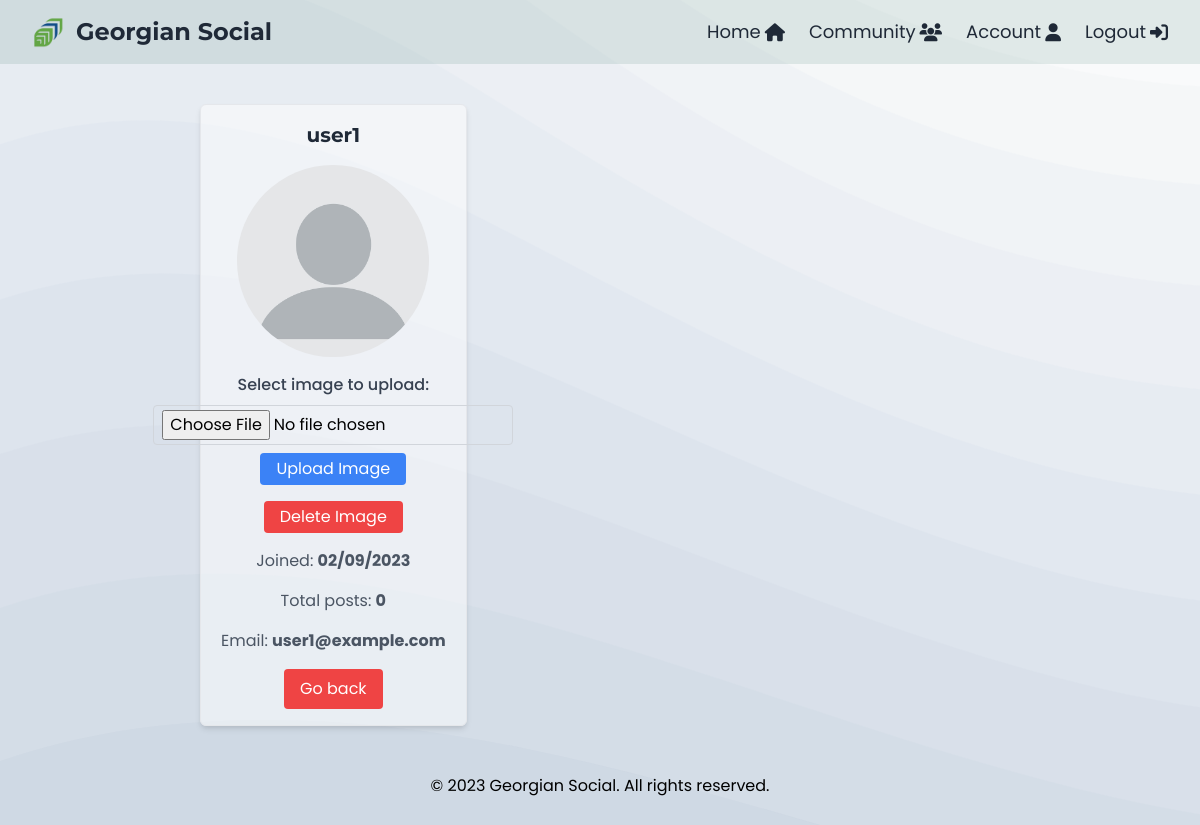
/profile.php?username=user1, run on the app's committed database.
### tables this page shows
CREATE TABLE Users (
    UserID INT AUTO_INCREMENT PRIMARY KEY,
    Username VARCHAR(50) NOT NULL UNIQUE,
    PasswordHash VARCHAR(256) NOT NULL, 
    Email VARCHAR(100) NOT NULL UNIQUE,
    PostAmount INT DEFAULT 0,
    AccountCreationDate TIMESTAMP DEFAULT CURRENT_TIMESTAMP,
    Image VARCHAR(255) DEFAULT  './storage/default.jpg'
);

### database.php (called while the page is built, shortened)
<?php
class Database
{
    private $connection;
    public function connect_db()
    {
        $this->connection = mysqli_connect('empty', 'empty', 'empty', 'empty');
    }
    public function executeStatement($sql, $data = [])
    {
        $statement = $this->connection->prepare($sql);
        if ($data) {
            $statement->bind_param(str_repeat('s', count($data)), ...$data);
        }
        $statement->execute();
        return $statement;
    }
}
$database = new Database();

### profile.php (the view, shortened to what this page needs)
<?php
include("database.php");
$username = $_GET['username'];
$sql = "SELECT UserID, Username, Email, PostAmount, DATE_FORMAT(AccountCreationDate, '%d/%m/%Y') as AccountCreationDate FROM Users WHERE Username = ?";
$statement = $database->executeStatement($sql, [$username]);
$result = $statement->get_result();
if ($resultRow = $result->fetch_assoc()) {
    $user = $resultRow;
} else {
    echo "<p>User not found.</p>";
    exit();
}
$sql = "SELECT Image FROM Users WHERE UserID = ?";
$statement = $database->executeStatement($sql, [$user['UserID']]);
$result = $statement->get_result();
if ($imageRow = $result->fetch_assoc()) {
    $userImage = $imageRow['Image'];
} else {
    $userImage = './storage/default.jpg';
}
?>
<!DOCTYPE html>
<html lang="en">
<head>
    <link rel="stylesheet" href="./css/style.css">
    <link href="https://cdn.jsdelivr.net/npm/tailwindcss@2.2.16/dist/tailwind.min.css" rel="stylesheet">
    <link rel="stylesheet" href="https://cdnjs.cloudflare.com/ajax/libs/font-awesome/6.4.0/css/all.min.css" />
</head>
<body class="bg2 flex flex-col min-h-screen">
    <?php
    include 'components/navigation2.php';
    ?>
    <main class="flex-grow flex w-11/12 md:w-2/3 mx-auto flex-col md:flex-row justify-center mt-10 mb-20 md:mb-0">
        <div class="w-full md:w-1/3 p-4 bg-white bg-opacity-50 border border-gray-200 shadow-md rounded-md md:mr-4">
            <h2 class="text-xl text-center font-bold mb-4 text-gray-800">
                <?php echo htmlspecialchars($user['Username']); ?>
            </h2>
            <img src="<?php echo $userImage; ?>" alt="Profile Picture" class="w-48 h-48 mx-auto rounded-full object-cover mb-4">
            <div class="mb-4 text-center">
                <label for="fileToUpload" class="block text-gray-700 font-medium mb-2">Select image to upload:</label>
                <form action="uploadImage.php" method="post" enctype="multipart/form-data" class="flex flex-col items-center">
                    <input type="file" name="fileToUpload" id="fileToUpload" class="border border-gray-300 rounded px-2 py-1 mb-2">
                    <input type="submit" value="Upload Image" name="submit" class="bg-blue-500 hover:bg-blue-600 text-white py-1 px-4 rounded">
                </form>
            </div>
            <div class="mb-4">
                <form action="deleteImage.php" method="post" class="flex justify-center">
                    <button type="submit" name="deleteImage" value="Delete" class="bg-red-500 hover:bg-red-600 text-white py-1 px-4 rounded">Delete Image</button>
                </form>
            </div>
            <p class="text-center text-gray-600 mb-4">
                Joined: <span class="font-bold"><?php echo $user['AccountCreationDate']; ?></span>
            </p>
            <p class="text-center text-gray-600 mb-4">
                Total posts: <span class="font-bold"><?php echo $user['PostAmount']; ?></span>
            </p>
            <p class="text-center text-gray-600 mb-4">
                Email: <span class="font-bold"><?php echo $user['Email']; ?></span>
            </p>
            <div class="flex justify-center mt-4">
                <a href="app.php" class="bg-red-500 hover:bg-red-600 text-white py-2 px-4 rounded">Go back</a>
            </div>
        </div>
        <div class="flex-grow mt-4 md:mt-0">
        </div>
    </main>
    <div class="hidden md:block">
        <?php
        include 'components/footer.php';
        ?>
    </div>
</body>
</html>

### css/style.css (style rules this page uses)
* { font-family: 'Poppins', sans-serif; }
h1, h2, h3, h4, h5, h6, .montserrat { font-family: 'Montserrat', sans-serif; }
.bg2 { background-image: url('../img/bg2.svg'); background-size: cover; background-repeat: no-repeat; }

### data on the page
users: Username "user1", Image (placeholder picture), PostAmount "0", Email "user1@example.com"

### other printed values
$user['AccountCreationDate'] "02/09/2023"
